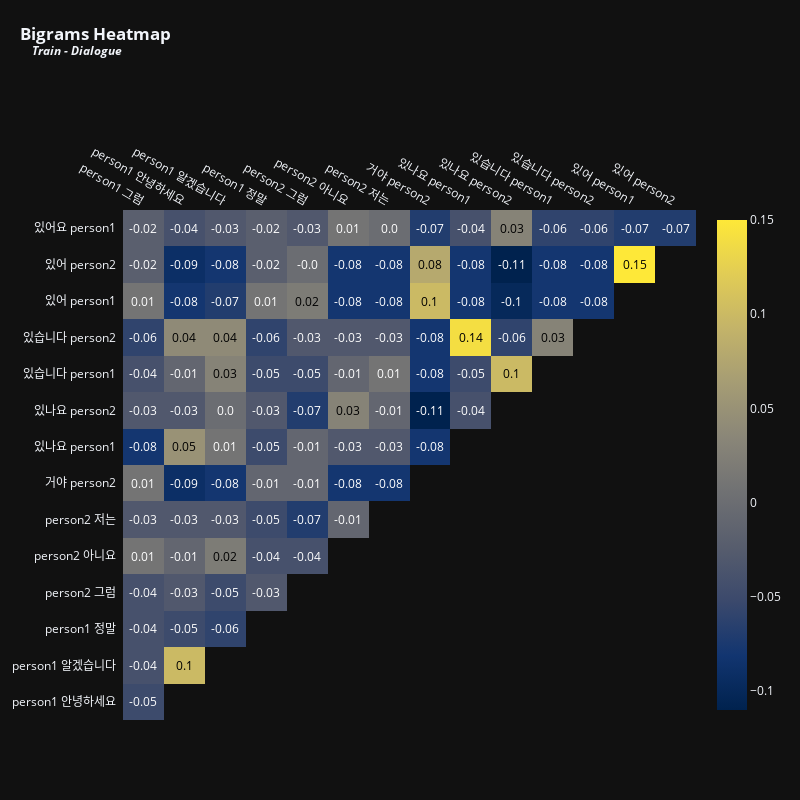

The notebook cell saved with this chart:
### Markdown cell above
비록 이러한 상관관계가 여전히 강하지는 않지만 요약에 있는 용어의 상관관계는 대화에 있는 용어의 상관관계보다 더 뚜렷한 것 같습니다. 이는 요약이 전체 대화보다 관련 정보를 더 간결하게 전달할 수 있음을 시사하며, 이것이 바로 요약의 기본 아이디어입니다.

우리는 "가는 것"과 "만나다", "와서"와 "파티"뿐만 아니라 "구매하는 것"과 "원하는 것"과 같은 긍정적으로 상관된 쌍을 가지고 있습니다. 이러한 유니그램이 텍스트 전반에 걸쳐 함께 나타나는 것을 보는 것은 완벽하게 이해됩니다.

반대로, "going" 및 "wants", "going" 및 "got"과 같이 음의 상관 관계가 있는 쌍이 텍스트에서 자주 동시에 발생하지 않는 것이 합리적입니다.

이제 대화와 요약을 통해 바이그램을 분석해 보겠습니다.

### Code cell
vectorizer = TfidfVectorizer(max_features = 15,ngram_range = (2,2)) # Top 15 terms
x = vectorizer.fit_transform(train['dialogue'].fillna(''))
df_tfidfvect = pd.DataFrame(x.toarray(), columns=vectorizer.get_feature_names_out())
plot_correlation(df_tfidfvect, 'Bigrams', 'Train - Dialogue', 800, 800, 12)

### Figure 1 — Plotly figure (JSON) as saved in the notebook; plotly's stock layout.template omitted (floating-point values rounded to 4 significant figures)
{"data": [{"colorscale": [[0, "#00224e"], [0.1111, "#123570"], [0.2222, "#3b496c"], [0.3333, "#575d6d"], [0.4444, "#707173"], [0.5556, "#8a8678"], [0.6667, "#a59c74"], [0.7778, "#c3b369"], [0.8889, "#e1cc55"], [1, "#fee838"]], "reversescale": false, "showscale": false, "type": "heatmap", "x": ["person1 그럼", "person1 안녕하세요", "person1 알겠습니다", "person1 정말", "person2 그럼", "person2 아니요", "person2 저는", "거야 person2", "있나요 person1", "있나요 person2", "있습니다 person1", "있습니다 person2", "있어 person1", "있어 person2"], "y": ["있어요 person1", "있어 person2", "있어 person1", "있습니다 person2", "있습니다 person1", "있나요 person2", "있나요 person1", "거야 person2", "person2 저는", "person2 아니요", "person2 그럼", "person1 정말", "person1 알겠습니다", "person1 안녕하세요"], "z": [[-0.02, -0.04, -0.03, -0.02, -0.03, 0.01, 0, -0.07, -0.04, 0.03, -0.06, -0.06, -0.07, -0.07], [-0.02, -0.09, -0.08, -0.02, 0, -0.08, -0.08, 0.08, -0.08, -0.11, -0.08, -0.08, 0.15], [0.01, -0.08, -0.07, 0.01, 0.02, -0.08, -0.08, 0.1, -0.08, -0.1, -0.08, -0.08], [-0.06, 0.04, 0.04, -0.06, -0.03, -0.03, -0.03, -0.08, 0.14, -0.06, 0.03], [-0.04, -0.01, 0.03, -0.05, -0.05, -0.01, 0.01, -0.08, -0.05, 0.1], [-0.03, -0.03, 0, -0.03, -0.07, 0.03, -0.01, -0.11, -0.04], [-0.08, 0.05, 0.01, -0.05, -0.01, -0.03, -0.03, -0.08], [0.01, -0.09, -0.08, -0.01, -0.01, -0.08, -0.08], [-0.03, -0.03, -0.03, -0.05, -0.07, -0.01], [0.01, -0.01, 0.02, -0.04, -0.04], [-0.04, -0.03, -0.05, -0.03], [-0.04, -0.05, -0.06], [-0.04, 0.1], [-0.05]]}, {"colorscale": [[0, "#00224e"], [0.1111, "#123570"], [0.2222, "#3b496c"], [0.3333, "#575d6d"], [0.4444, "#707173"], [0.5556, "#8a8678"], [0.6667, "#a59c74"], [0.7778, "#c3b369"], [0.8889, "#e1cc55"], [1, "#fee838"]], "showscale": true, "type": "heatmap", "visible": true, "z": [[-0.02, -0.04, -0.03, -0.02, -0.03, 0.01, 0, -0.07, -0.04, 0.03, -0.06, -0.06, -0.07, -0.07], [-0.02, -0.09, -0.08, -0.02, 0, -0.08, -0.08, 0.08, -0.08, -0.11, -0.08, -0.08, 0.15], [0.01, -0.08, -0.07, 0.01, 0.02, -0.08, -0.08, 0.1, -0.08, -0.1, -0.08, -0.08], [-0.06, 0.04, 0.04, -0.06, -0.03, -0.03, -0.03, -0.08, 0.14, -0.06, 0.03], [-0.04, -0.01, 0.03, -0.05, -0.05, -0.01, 0.01, -0.08, -0.05, 0.1], [-0.03, -0.03, 0, -0.03, -0.07, 0.03, -0.01, -0.11, -0.04], [-0.08, 0.05, 0.01, -0.05, -0.01, -0.03, -0.03, -0.08], [0.01, -0.09, -0.08, -0.01, -0.01, -0.08, -0.08], [-0.03, -0.03, -0.03, -0.05, -0.07, -0.01], [0.01, -0.01, 0.02, -0.04, -0.04], [-0.04, -0.03, -0.05, -0.03], [-0.04, -0.05, -0.06], [-0.04, 0.1], [-0.05]]}], "layout": {"annotations": [{"font": {"color": "#FFFFFF", "size": 12}, "showarrow": false, "text": "-0.02", "x": "person1 그럼", "xref": "x", "y": "있어요 person1", "yref": "y"}, {"font": {"color": "#FFFFFF", "size": 12}, "showarrow": false, "text": "-0.04", "x": "person1 안녕하세요", "xref": "x", "y": "있어요 person1", "yref": "y"}, {"font": {"color": "#FFFFFF", "size": 12}, "showarrow": false, "text": "-0.03", "x": "person1 알겠습니다", "xref": "x", "y": "있어요 person1", "yref": "y"}, {"font": {"color": "#FFFFFF", "size": 12}, "showarrow": false, "text": "-0.02", "x": "person1 정말", "xref": "x", "y": "있어요 person1", "yref": "y"}, {"font": {"color": "#FFFFFF", "size": 12}, "showarrow": false, "text": "-0.03", "x": "person2 그럼", "xref": "x", "y": "있어요 person1", "yref": "y"}, {"font": {"color": "#FFFFFF", "size": 12}, "showarrow": false, "text": "0.01", "x": "person2 아니요", "xref": "x", "y": "있어요 person1", "yref": "y"}, {"font": {"color": "#FFFFFF", "size": 12}, "showarrow": false, "text": "0.0", "x": "person2 저는", "xref": "x", "y": "있어요 person1", "yref": "y"}, {"font": {"color": "#FFFFFF", "size": 12}, "showarrow": false, "text": "-0.07", "x": "거야 person2", "xref": "x", "y": "있어요 person1", "yref": "y"}, {"font": {"color": "#FFFFFF", "size": 12}, "showarrow": false, "text": "-0.04", "x": "있나요 person1", "xref": "x", "y": "있어요 person1", "yref": "y"}, {"font": {"color": "#000000", "size": 12}, "showarrow": false, "text": "0.03", "x": "있나요 person2", "xref": "x", "y": "있어요 person1", "yref": "y"}, {"font": {"color": "#FFFFFF", "size": 12}, "showarrow": false, "text": "-0.06", "x": "있습니다 person1", "xref": "x", "y": "있어요 person1", "yref": "y"}, {"font": {"color": "#FFFFFF", "size": 12}, "showarrow": false, "text": "-0.06", "x": "있습니다 person2", "xref": "x", "y": "있어요 person1", "yref": "y"}, {"font": {"color": "#FFFFFF", "size": 12}, "showarrow": false, "text": "-0.07", "x": "있어 person1", "xref": "x", "y": "있어요 person1", "yref": "y"}, {"font": {"color": "#FFFFFF", "size": 12}, "showarrow": false, "text": "-0.07", "x": "있어 person2", "xref": "x", "y": "있어요 person1", "yref": "y"}, {"font": {"color": "#FFFFFF", "size": 12}, "showarrow": false, "text": "-0.02", "x": "person1 그럼", "xref": "x", "y": "있어 person2", "yref": "y"}, {"font": {"color": "#FFFFFF", "size": 12}, "showarrow": false, "text": "-0.09", "x": "person1 안녕하세요", "xref": "x", "y": "있어 person2", "yref": "y"}, {"font": {"color": "#FFFFFF", "size": 12}, "showarrow": false, "text": "-0.08", "x": "person1 알겠습니다", "xref": "x", "y": "있어 person2", "yref": "y"}, {"font": {"color": "#FFFFFF", "size": 12}, "showarrow": false, "text": "-0.02", "x": "person1 정말", "xref": "x", "y": "있어 person2", "yref": "y"}, {"font": {"color": "#FFFFFF", "size": 12}, "showarrow": false, "text": "-0.0", "x": "person2 그럼", "xref": "x", "y": "있어 person2", "yref": "y"}, {"font": {"color": "#FFFFFF", "size": 12}, "showarrow": false, "text": "-0.08", "x": "person2 아니요", "xref": "x", "y": "있어 person2", "yref": "y"}, {"font": {"color": "#FFFFFF", "size": 12}, "showarrow": false, "text": "-0.08", "x": "person2 저는", "xref": "x", "y": "있어 person2", "yref": "y"}, {"font": {"color": "#000000", "size": 12}, "showarrow": false, "text": "0.08", "x": "거야 person2", "xref": "x", "y": "있어 person2", "yref": "y"}, {"font": {"color": "#FFFFFF", "size": 12}, "showarrow": false, "text": "-0.08", "x": "있나요 person1", "xref": "x", "y": "있어 person2", "yref": "y"}, {"font": {"color": "#FFFFFF", "size": 12}, "showarrow": false, "text": "-0.11", "x": "있나요 person2", "xref": "x", "y": "있어 person2", "yref": "y"}, {"font": {"color": "#FFFFFF", "size": 12}, "showarrow": false, "text": "-0.08", "x": "있습니다 person1", "xref": "x", "y": "있어 person2", "yref": "y"}, {"font": {"color": "#FFFFFF", "size": 12}, "showarrow": false, "text": "-0.08", "x": "있습니다 person2", "xref": "x", "y": "있어 person2", "yref": "y"}, {"font": {"color": "#000000", "size": 12}, "showarrow": false, "text": "0.15", "x": "있어 person1", "xref": "x", "y": "있어 person2", "yref": "y"}, {"font": {"color": "#FFFFFF", "size": 12}, "showarrow": false, "text": "0.01", "x": "person1 그럼", "xref": "x", "y": "있어 person1", "yref": "y"}, {"font": {"color": "#FFFFFF", "size": 12}, "showarrow": false, "text": "-0.08", "x": "person1 안녕하세요", "xref": "x", "y": "있어 person1", "yref": "y"}, {"font": {"color": "#FFFFFF", "size": 12}, "showarrow": false, "text": "-0.07", "x": "person1 알겠습니다", "xref": "x", "y": "있어 person1", "yref": "y"}, {"font": {"color": "#FFFFFF", "size": 12}, "showarrow": false, "text": "0.01", "x": "person1 정말", "xref": "x", "y": "있어 person1", "yref": "y"}, {"font": {"color": "#000000", "size": 12}, "showarrow": false, "text": "0.02", "x": "person2 그럼", "xref": "x", "y": "있어 person1", "yref": "y"}, {"font": {"color": "#FFFFFF", "size": 12}, "showarrow": false, "text": "-0.08", "x": "person2 아니요", "xref": "x", "y": "있어 person1", "yref": "y"}, {"font": {"color": "#FFFFFF", "size": 12}, "showarrow": false, "text": "-0.08", "x": "person2 저는", "xref": "x", "y": "있어 person1", "yref": "y"}, {"font": {"color": "#000000", "size": 12}, "showarrow": false, "text": "0.1", "x": "거야 person2", "xref": "x", "y": "있어 person1", "yref": "y"}, {"font": {"color": "#FFFFFF", "size": 12}, "showarrow": false, "text": "-0.08", "x": "있나요 person1", "xref": "x", "y": "있어 person1", "yref": "y"}, {"font": {"color": "#FFFFFF", "size": 12}, "showarrow": false, "text": "-0.1", "x": "있나요 person2", "xref": "x", "y": "있어 person1", "yref": "y"}, {"font": {"color": "#FFFFFF", "size": 12}, "showarrow": false, "text": "-0.08", "x": "있습니다 person1", "xref": "x", "y": "있어 person1", "yref": "y"}, {"font": {"color": "#FFFFFF", "size": 12}, "showarrow": false, "text": "-0.08", "x": "있습니다 person2", "xref": "x", "y": "있어 person1", "yref": "y"}, {"font": {"color": "#FFFFFF", "size": 12}, "showarrow": false, "text": "-0.06", "x": "person1 그럼", "xref": "x", "y": "있습니다 person2", "yref": "y"}, {"font": {"color": "#000000", "size": 12}, "showarrow": false, "text": "0.04", "x": "person1 안녕하세요", "xref": "x", "y": "있습니다 person2", "yref": "y"}, {"font": {"color": "#000000", "size": 12}, "showarrow": false, "text": "0.04", "x": "person1 알겠습니다", "xref": "x", "y": "있습니다 person2", "yref": "y"}, {"font": {"color": "#FFFFFF", "size": 12}, "showarrow": false, "text": "-0.06", "x": "person1 정말", "xref": "x", "y": "있습니다 person2", "yref": "y"}, {"font": {"color": "#FFFFFF", "size": 12}, "showarrow": false, "text": "-0.03", "x": "person2 그럼", "xref": "x", "y": "있습니다 person2", "yref": "y"}, {"font": {"color": "#FFFFFF", "size": 12}, "showarrow": false, "text": "-0.03", "x": "person2 아니요", "xref": "x", "y": "있습니다 person2", "yref": "y"}, {"font": {"color": "#FFFFFF", "size": 12}, "showarrow": false, "text": "-0.03", "x": "person2 저는", "xref": "x", "y": "있습니다 person2", "yref": "y"}, {"font": {"color": "#FFFFFF", "size": 12}, "showarrow": false, "text": "-0.08", "x": "거야 person2", "xref": "x", "y": "있습니다 person2", "yref": "y"}, {"font": {"color": "#000000", "size": 12}, "showarrow": false, "text": "0.14", "x": "있나요 person1", "xref": "x", "y": "있습니다 person2", "yref": "y"}, {"font": {"color": "#FFFFFF", "size": 12}, "showarrow": false, "text": "-0.06", "x": "있나요 person2", "xref": "x", "y": "있습니다 person2", "yref": "y"}, {"font": {"color": "#000000", "size": 12}, "showarrow": false, "text": "0.03", "x": "있습니다 person1", "xref": "x", "y": "있습니다 person2", "yref": "y"}, {"font": {"color": "#FFFFFF", "size": 12}, "showarrow": false, "text": "-0.04", "x": "person1 그럼", "xref": "x", "y": "있습니다 person1", "yref": "y"}, {"font": {"color": "#FFFFFF", "size": 12}, "showarrow": false, "text": "-0.01", "x": "person1 안녕하세요", "xref": "x", "y": "있습니다 person1", "yref": "y"}, {"font": {"color": "#000000", "size": 12}, "showarrow": false, "text": "0.03", "x": "person1 알겠습니다", "xref": "x", "y": "있습니다 person1", "yref": "y"}, {"font": {"color": "#FFFFFF", "size": 12}, "showarrow": false, "text": "-0.05", "x": "person1 정말", "xref": "x", "y": "있습니다 person1", "yref": "y"}, {"font": {"color": "#FFFFFF", "size": 12}, "showarrow": false, "text": "-0.05", "x": "person2 그럼", "xref": "x", "y": "있습니다 person1", "yref": "y"}, {"font": {"color": "#FFFFFF", "size": 12}, "showarrow": false, "text": "-0.01", "x": "person2 아니요", "xref": "x", "y": "있습니다 person1", "yref": "y"}, {"font": {"color": "#FFFFFF", "size": 12}, "showarrow": false, "text": "0.01", "x": "person2 저는", "xref": "x", "y": "있습니다 person1", "yref": "y"}, {"font": {"color": "#FFFFFF", "size": 12}, "showarrow": false, "text": "-0.08", "x": "거야 person2", "xref": "x", "y": "있습니다 person1", "yref": "y"}, {"font": {"color": "#FFFFFF", "size": 12}, "showarrow": false, "text": "-0.05", "x": "있나요 person1", "xref": "x", "y": "있습니다 person1", "yref": "y"}, {"font": {"color": "#000000", "size": 12}, "showarrow": false, "text": "0.1", "x": "있나요 person2", "xref": "x", "y": "있습니다 person1", "yref": "y"}, {"font": {"color": "#FFFFFF", "size": 12}, "showarrow": false, "text": "-0.03", "x": "person1 그럼", "xref": "x", "y": "있나요 person2", "yref": "y"}, {"font": {"color": "#FFFFFF", "size": 12}, "showarrow": false, "text": "-0.03", "x": "person1 안녕하세요", "xref": "x", "y": "있나요 person2", "yref": "y"}, {"font": {"color": "#FFFFFF", "size": 12}, "showarrow": false, "text": "0.0", "x": "person1 알겠습니다", "xref": "x", "y": "있나요 person2", "yref": "y"}, {"font": {"color": "#FFFFFF", "size": 12}, "showarrow": false, "text": "-0.03", "x": "person1 정말", "xref": "x", "y": "있나요 person2", "yref": "y"}, {"font": {"color": "#FFFFFF", "size": 12}, "showarrow": false, "text": "-0.07", "x": "person2 그럼", "xref": "x", "y": "있나요 person2", "yref": "y"}, {"font": {"color": "#000000", "size": 12}, "showarrow": false, "text": "0.03", "x": "person2 아니요", "xref": "x", "y": "있나요 person2", "yref": "y"}, {"font": {"color": "#FFFFFF", "size": 12}, "showarrow": false, "text": "-0.01", "x": "person2 저는", "xref": "x", "y": "있나요 person2", "yref": "y"}, {"font": {"color": "#FFFFFF", "size": 12}, "showarrow": false, "text": "-0.11", "x": "거야 person2", "xref": "x", "y": "있나요 person2", "yref": "y"}, {"font": {"color": "#FFFFFF", "size": 12}, "showarrow": false, "text": "-0.04", "x": "있나요 person1", "xref": "x", "y": "있나요 person2", "yref": "y"}, {"font": {"color": "#FFFFFF", "size": 12}, "showarrow": false, "text": "-0.08", "x": "person1 그럼", "xref": "x", "y": "있나요 person1", "yref": "y"}, {"font": {"color": "#000000", "size": 12}, "showarrow": false, "text": "0.05", "x": "person1 안녕하세요", "xref": "x", "y": "있나요 person1", "yref": "y"}, {"font": {"color": "#FFFFFF", "size": 12}, "showarrow": false, "text": "0.01", "x": "person1 알겠습니다", "xref": "x", "y": "있나요 person1", "yref": "y"}, {"font": {"color": "#FFFFFF", "size": 12}, "showarrow": false, "text": "-0.05", "x": "person1 정말", "xref": "x", "y": "있나요 person1", "yref": "y"}, {"font": {"color": "#FFFFFF", "size": 12}, "showarrow": false, "text": "-0.01", "x": "person2 그럼", "xref": "x", "y": "있나요 person1", "yref": "y"}, {"font": {"color": "#FFFFFF", "size": 12}, "showarrow": false, "text": "-0.03", "x": "person2 아니요", "xref": "x", "y": "있나요 person1", "yref": "y"}, {"font": {"color": "#FFFFFF", "size": 12}, "showarrow": false, "text": "-0.03", "x": "person2 저는", "xref": "x", "y": "있나요 person1", "yref": "y"}, {"font": {"color": "#FFFFFF", "size": 12}, "showarrow": false, "text": "-0.08", "x": "거야 person2", "xref": "x", "y": "있나요 person1", "yref": "y"}, {"font": {"color": "#FFFFFF", "size": 12}, "showarrow": false, "text": "0.01", "x": "person1 그럼", "xref": "x", "y": "거야 person2", "yref": "y"}, {"font": {"color": "#FFFFFF", "size": 12}, "showarrow": false, "text": "-0.09", "x": "person1 안녕하세요", "xref": "x", "y": "거야 person2", "yref": "y"}, {"font": {"color": "#FFFFFF", "size": 12}, "showarrow": false, "text": "-0.08", "x": "person1 알겠습니다", "xref": "x", "y": "거야 person2", "yref": "y"}, {"font": {"color": "#FFFFFF", "size": 12}, "showarrow": false, "text": "-0.01", "x": "person1 정말", "xref": "x", "y": "거야 person2", "yref": "y"}, {"font": {"color": "#FFFFFF", "size": 12}, "showarrow": false, "text": "-0.01", "x": "person2 그럼", "xref": "x", "y": "거야 person2", "yref": "y"}, {"font": {"color": "#FFFFFF", "size": 12}, "showarrow": false, "text": "-0.08", "x": "person2 아니요", "xref": "x", "y": "거야 person2", "yref": "y"}, {"font": {"color": "#FFFFFF", "size": 12}, "showarrow": false, "text": "-0.08", "x": "person2 저는", "xref": "x", "y": "거야 person2", "yref": "y"}, {"font": {"color": "#FFFFFF", "size": 12}, "showarrow": false, "text": "-0.03", "x": "person1 그럼", "xref": "x", "y": "person2 저는", "yref": "y"}, {"font": {"color": "#FFFFFF", "size": 12}, "showarrow": false, "text": "-0.03", "x": "person1 안녕하세요", "xref": "x", "y": "person2 저는", "yref": "y"}, {"font": {"color": "#FFFFFF", "size": 12}, "showarrow": false, "text": "-0.03", "x": "person1 알겠습니다", "xref": "x", "y": "person2 저는", "yref": "y"}, {"font": {"color": "#FFFFFF", "size": 12}, "showarrow": false, "text": "-0.05", "x": "person1 정말", "xref": "x", "y": "person2 저는", "yref": "y"}, {"font": {"color": "#FFFFFF", "size": 12}, "showarrow": false, "text": "-0.07", "x": "person2 그럼", "xref": "x", "y": "person2 저는", "yref": "y"}, {"font": {"color": "#FFFFFF", "size": 12}, "showarrow": false, "text": "-0.01", "x": "person2 아니요", "xref": "x", "y": "person2 저는", "yref": "y"}, {"font": {"color": "#FFFFFF", "size": 12}, "showarrow": false, "text": "0.01", "x": "person1 그럼", "xref": "x", "y": "person2 아니요", "yref": "y"}, {"font": {"color": "#FFFFFF", "size": 12}, "showarrow": false, "text": "-0.01", "x": "person1 안녕하세요", "xref": "x", "y": "person2 아니요", "yref": "y"}, {"font": {"color": "#000000", "size": 12}, "showarrow": false, "text": "0.02", "x": "person1 알겠습니다", "xref": "x", "y": "person2 아니요", "yref": "y"}, {"font": {"color": "#FFFFFF", "size": 12}, "showarrow": false, "text": "-0.04", "x": "person1 정말", "xref": "x", "y": "person2 아니요", "yref": "y"}, {"font": {"color": "#FFFFFF", "size": 12}, "showarrow": false, "text": "-0.04", "x": "person2 그럼", "xref": "x", "y": "person2 아니요", "yref": "y"}, {"font": {"color": "#FFFFFF", "size": 12}, "showarrow": false, "text": "-0.04", "x": "person1 그럼", "xref": "x", "y": "person2 그럼", "yref": "y"}, {"font": {"color": "#FFFFFF", "size": 12}, "showarrow": false, "text": "-0.03", "x": "person1 안녕하세요", "xref": "x", "y": "person2 그럼", "yref": "y"}, {"font": {"color": "#FFFFFF", "size": 12}, "showarrow": false, "text": "-0.05", "x": "person1 알겠습니다", "xref": "x", "y": "person2 그럼", "yref": "y"}, {"font": {"color": "#FFFFFF", "size": 12}, "showarrow": false, "text": "-0.03", "x": "person1 정말", "xref": "x", "y": "person2 그럼", "yref": "y"}, {"font": {"color": "#FFFFFF", "size": 12}, "showarrow": false, "text": "-0.04", "x": "person1 그럼", "xref": "x", "y": "person1 정말", "yref": "y"}, {"font": {"color": "#FFFFFF", "size": 12}, "showarrow": false, "text": "-0.05", "x": "person1 안녕하세요", "xref": "x", "y": "person1 정말", "yref": "y"}, {"font": {"color": "#FFFFFF", "size": 12}, "showarrow": false, "text": "-0.06", "x": "person1 알겠습니다", "xref": "x", "y": "person1 정말", "yref": "y"}, {"font": {"color": "#FFFFFF", "size": 12}, "showarrow": false, "text": "-0.04", "x": "person1 그럼", "xref": "x", "y": "person1 알겠습니다", "yref": "y"}, {"font": {"color": "#000000", "size": 12}, "showarrow": false, "text": "0.1", "x": "person1 안녕하세요", "xref": "x", "y": "person1 알겠습니다", "yref": "y"}, {"font": {"color": "#FFFFFF", "size": 12}, "showarrow": false, "text": "-0.05", "x": "person1 그럼", "xref": "x", "y": "person1 안녕하세요", "yref": "y"}], "height": 800, "margin": {"l": 110, "t": 210}, "title": {"text": "<b>Bigrams Heatmap<br><sup>&nbsp;&nbsp;&nbsp;&nbsp;<i>Train - Dialogue</i></sup></b>", "x": 0.025, "xanchor": "left", "y": 0.95}, "width": 800, "xaxis": {"dtick": 1, "gridcolor": "rgb(0, 0, 0)", "showgrid": false, "side": "top", "ticks": ""}, "yaxis": {"autorange": "reversed", "dtick": 1, "showgrid": false, "ticks": "", "ticksuffix": "  "}}}
